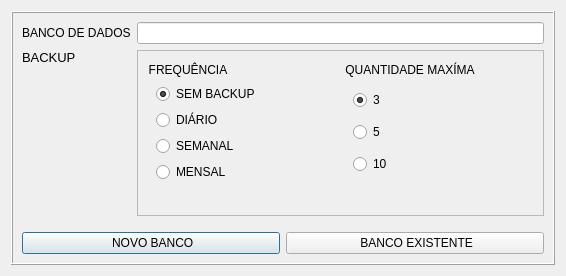
<?xml version="1.0" encoding="UTF-8"?>
<ui version="4.0">
 <class>Dialog</class>
 <widget class="QDialog" name="Dialog">
  <property name="geometry">
   <rect>
    <x>0</x>
    <y>0</y>
    <width>566</width>
    <height>276</height>
   </rect>
  </property>
  <property name="windowTitle">
   <string>CONFIGURAR BANCO DE DADOS</string>
  </property>
  <property name="styleSheet">
   <string notr="true">QGroupBox {
	border: none;
	padding: 15px 0
}</string>
  </property>
  <property name="modal">
   <bool>true</bool>
  </property>
  <layout class="QGridLayout" name="gridLayout">
   <item row="2" column="0">
    <widget class="QFrame" name="frame">
     <property name="frameShape">
      <enum>QFrame::Box</enum>
     </property>
     <property name="frameShadow">
      <enum>QFrame::Raised</enum>
     </property>
     <layout class="QGridLayout" name="gridLayout_2">
      <item row="3" column="1">
       <widget class="QLabel" name="label_2">
        <property name="font">
         <font>
          <pointsize>10</pointsize>
          <bold>false</bold>
         </font>
        </property>
        <property name="text">
         <string>BACKUP</string>
        </property>
        <property name="alignment">
         <set>Qt::AlignLeading|Qt::AlignLeft|Qt::AlignTop</set>
        </property>
        <property name="buddy">
         <cstring>radio_no_backup</cstring>
        </property>
       </widget>
      </item>
      <item row="2" column="2">
       <widget class="QLineEdit" name="txt_source">
        <property name="readOnly">
         <bool>true</bool>
        </property>
       </widget>
      </item>
      <item row="4" column="2">
       <spacer name="verticalSpacer_2">
        <property name="orientation">
         <enum>Qt::Vertical</enum>
        </property>
        <property name="sizeHint" stdset="0">
         <size>
          <width>20</width>
          <height>316</height>
         </size>
        </property>
       </spacer>
      </item>
      <item row="5" column="1" colspan="2">
       <layout class="QHBoxLayout" name="horizontalLayout">
        <item>
         <widget class="QPushButton" name="bt_new">
          <property name="font">
           <font>
            <bold>false</bold>
           </font>
          </property>
          <property name="cursor">
           <cursorShape>PointingHandCursor</cursorShape>
          </property>
          <property name="text">
           <string> NOVO BANCO</string>
          </property>
          <property name="icon">
           <iconset resource="resource.qrc">
            <normaloff>:/icons/assets/db-32.png</normaloff>:/icons/assets/db-32.png</iconset>
          </property>
          <property name="iconSize">
           <size>
            <width>20</width>
            <height>20</height>
           </size>
          </property>
          <property name="shortcut">
           <string>Ctrl+N</string>
          </property>
         </widget>
        </item>
        <item>
         <widget class="QPushButton" name="bt_open">
          <property name="sizePolicy">
           <sizepolicy hsizetype="Minimum" vsizetype="Fixed">
            <horstretch>0</horstretch>
            <verstretch>0</verstretch>
           </sizepolicy>
          </property>
          <property name="font">
           <font>
            <bold>false</bold>
           </font>
          </property>
          <property name="cursor">
           <cursorShape>PointingHandCursor</cursorShape>
          </property>
          <property name="text">
           <string> BANCO EXISTENTE</string>
          </property>
          <property name="icon">
           <iconset resource="resource.qrc">
            <normaloff>:/icons/assets/folder-32.png</normaloff>:/icons/assets/folder-32.png</iconset>
          </property>
          <property name="iconSize">
           <size>
            <width>20</width>
            <height>20</height>
           </size>
          </property>
          <property name="shortcut">
           <string>Ctrl+O</string>
          </property>
         </widget>
        </item>
       </layout>
      </item>
      <item row="2" column="1">
       <widget class="QLabel" name="label">
        <property name="sizePolicy">
         <sizepolicy hsizetype="Fixed" vsizetype="Preferred">
          <horstretch>0</horstretch>
          <verstretch>0</verstretch>
         </sizepolicy>
        </property>
        <property name="text">
         <string>BANCO DE DADOS</string>
        </property>
        <property name="buddy">
         <cstring>txt_source</cstring>
        </property>
       </widget>
      </item>
      <item row="3" column="2">
       <widget class="QFrame" name="frame_backup">
        <property name="minimumSize">
         <size>
          <width>0</width>
          <height>0</height>
         </size>
        </property>
        <property name="frameShape">
         <enum>QFrame::StyledPanel</enum>
        </property>
        <property name="frameShadow">
         <enum>QFrame::Plain</enum>
        </property>
        <layout class="QHBoxLayout" name="horizontalLayout_2">
         <item>
          <widget class="QGroupBox" name="group_frequency">
           <property name="title">
            <string>FREQUÊNCIA</string>
           </property>
           <property name="alignment">
            <set>Qt::AlignLeading|Qt::AlignLeft|Qt::AlignVCenter</set>
           </property>
           <property name="flat">
            <bool>false</bool>
           </property>
           <property name="checkable">
            <bool>false</bool>
           </property>
           <layout class="QVBoxLayout" name="verticalLayout_2">
            <item>
             <widget class="QRadioButton" name="radio_no_backup">
              <property name="text">
               <string>SEM BACKUP</string>
              </property>
              <property name="checked">
               <bool>true</bool>
              </property>
             </widget>
            </item>
            <item>
             <widget class="QRadioButton" name="radio_diary">
              <property name="text">
               <string>DIÁRIO</string>
              </property>
             </widget>
            </item>
            <item>
             <widget class="QRadioButton" name="radio_weekly">
              <property name="text">
               <string>SEMANAL</string>
              </property>
             </widget>
            </item>
            <item>
             <widget class="QRadioButton" name="radio_monthly">
              <property name="text">
               <string>MENSAL</string>
              </property>
             </widget>
            </item>
           </layout>
          </widget>
         </item>
         <item>
          <widget class="QGroupBox" name="group_max_backup">
           <property name="toolTip">
            <string/>
           </property>
           <property name="title">
            <string>QUANTIDADE MAXÍMA</string>
           </property>
           <property name="flat">
            <bool>false</bool>
           </property>
           <layout class="QVBoxLayout" name="verticalLayout_3">
            <item>
             <widget class="QRadioButton" name="radio_3">
              <property name="text">
               <string>3</string>
              </property>
              <property name="checked">
               <bool>true</bool>
              </property>
             </widget>
            </item>
            <item>
             <widget class="QRadioButton" name="radio_5">
              <property name="text">
               <string>5</string>
              </property>
             </widget>
            </item>
            <item>
             <widget class="QRadioButton" name="radio_10">
              <property name="text">
               <string>10</string>
              </property>
             </widget>
            </item>
           </layout>
          </widget>
         </item>
        </layout>
       </widget>
      </item>
     </layout>
    </widget>
   </item>
  </layout>
 </widget>
 <tabstops>
  <tabstop>txt_source</tabstop>
  <tabstop>radio_no_backup</tabstop>
  <tabstop>radio_diary</tabstop>
  <tabstop>radio_weekly</tabstop>
  <tabstop>radio_monthly</tabstop>
  <tabstop>radio_3</tabstop>
  <tabstop>radio_5</tabstop>
  <tabstop>radio_10</tabstop>
  <tabstop>bt_new</tabstop>
  <tabstop>bt_open</tabstop>
 </tabstops>
 <resources>
  <include location="resource.qrc"/>
 </resources>
 <connections/>
</ui>
